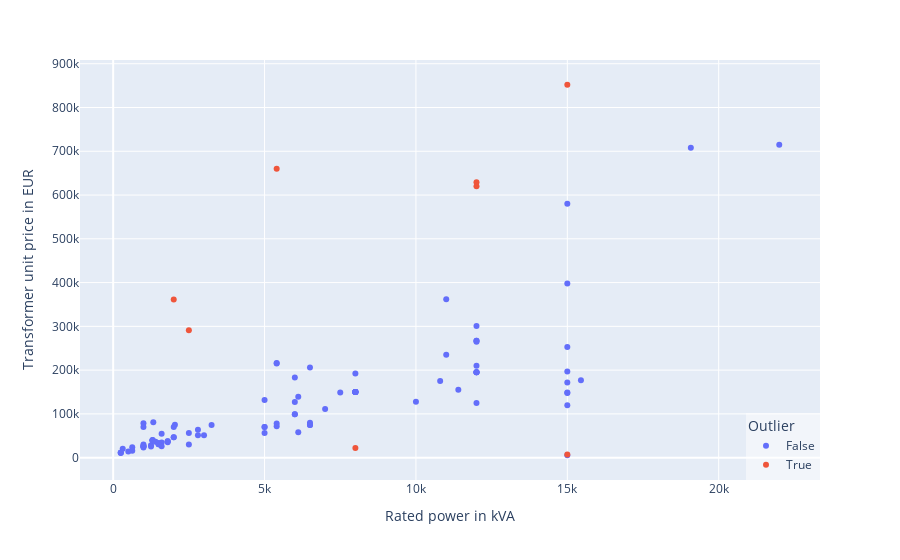

The code cell stored with this chart in its notebook:
### Code cell
fig = px.scatter(
    outlier_df,
    x='Rated power in kVA',
    y='Transformer unit price in EUR',
    color='Outlier',
    hover_data='Project name'
)
# Update the layout to position the legend inside the bottom-right
fig.update_layout(
    legend=dict(
        x=1,              # Position x: Right of the plot (1 is the far right)
        y=0,              # Position y: Bottom of the plot (0 is the bottom)
        xanchor='right',   # Anchor legend's x-position to the right
        yanchor='bottom',  # Anchor legend's y-position to the bottom
        bgcolor='rgba(255, 255, 255, 0.5)'  # Optional: Set a semi-transparent background for the legend
    )
)
fig.show()

### Figure 1 — Plotly figure (JSON) as saved in the notebook; plotly's stock layout.template omitted (floating-point values rounded to 4 significant figures)
{"data": [{"customdata": [["Best1 - USA - ABB - Project Hydrogen Mitshubishi US for Oil Transformers.pdf"], ["Quote Celduc1.00.pdf"], ["Celme_21-Celme1.pdf"], ["Celme_21-Celme1.pdf"], ["QT-20-Hitachi17_Rev-1.pdf"], ["QT-20-Hitachi1_Rev1.pdf"], ["QT-20-Hitachi2_Rev0.pdf"], ["QT-21-Hitachi11_Rev1.pdf"], ["QUOTATION Sonmez4.pdf"], ["QT-21-Hitachi12_Rev1_EN_H4A.pdf"], ["QT-21-Hitachi15_Rev.0.pdf"], ["QT-22-Hitachi10_Rev0.pdf"], ["QT-22-Hitachi10_Rev0.pdf"], ["QT-22-Hitachi10_Rev0.pdf"], ["QT-22-Hitachi16_Rev6.pdf"], ["QT-22-Hitachi20_Rev1.pdf"], [null], ["QT-22-Hitachi21_Rev0.pdf"], ["QT-22-Hitachi5_Rev0_EN_H4A.pdf"], [null], ["RDOSea1A.pdf"], ["RDOSea1A.pdf"], ["RDOSea2C.pdf"], ["RDOSea2C.pdf"], ["RDOSea3A.pdf"], ["2022 08 03 SGB Ang SGB4 R00.pdf"], ["SGB4-Datasheet.pdf"], ["2022 08 03 SGB Ang SGB4 R00.pdf"], ["SGB4-Datasheet.pdf"], ["SGB Ang SGB10 R03_signed.pdf"], ["SGB Ang SGB10 R03.pdf"], ["SGB Ang SGB10 R03_signed.pdf"], ["SGB Ang SGB10 R03_signed.pdf"], ["SGB Ang SGB10 R03.pdf"], ["SGB Ang SGB10 R03_signed.pdf"], ["SGB Ang SGB10 R03_signed.pdf"], ["SGB Off ABB RfQ-284351-0.pdf"], ["SGB Quote SGB3-00-ABB RFQ-237998-0_signedRHE.pdf"], ["SGB Quote SGB6-01-ABB RFQ-240466-0_signed.pdf"], ["SGB Quote SGB8 ABB 274133 R00.pdf"], ["SGB1 offer V2 RFQ-210204 Air liquide.pdf"], ["SGB2_ 26 special transformer 6 MVA 33 kV 04-09-2020.pdf"], ["SGB2_ABB.pdf"], ["SGB5_ABB.pdf"], ["SGB5_ABB.pdf"], ["SGB5_ABB.pdf"], ["QUOTATION Sonmez1.pdf"], [null], ["QUOTATION Sonmez2.pdf"], ["QUOTATION Sonmez2.pdf"], ["QUOTATION Sonmez2.pdf"], ["QUOTATION Sonmez2.pdf"], ["QUOTATION Sonmez3.pdf"], ["QUOTATION Sonmez3.pdf"], ["QT-21-Hitachi11_Rev1.pdf"], ["QUOTATION Sonmez4.pdf"], ["QUOTATION Sonmez5.pdf"], ["QUOTATION Sonmez6.pdf"], ["QUOTATION Sonmez6.pdf"], [null], ["QUOTATION Sonmez7.pdf"], ["QUOTATION Sonmez8.pdf"], ["QUOTATION Sonmez9.rev1.pdf"], ["QUOTATION Sonmez9.rev1.pdf"], ["QN-TMC12_rev.1_Quotation_RFQ-230738-0_OPP-21-4660027, Hydrogenplant NN.pdf"], ["QN-TMC13-rev.1_Quotation_RFQ-255592-0_H2 -Energiefabrik Lübesse for CONVERTOR.pdf"], [null], ["QN-TMC4-Quotation (002).pdf"], ["QN-TMC4-Quotation (002).pdf"], ["QN-TMC6_kommerziell.pdf"], [null], ["QN-TMC7-Quotation.pdf"], ["QN-TMC9-Quotation_RFQ-277276-0_OPP-22-5757363 Arcadia.pdf"], [null], ["OVTrasfor2-1.pdf"], [null], ["OVTrasfor3-2.pdf"], ["OVTrasfor9-2.pdf"], [null], ["OVTrasfor9-2.pdf"], ["QTTrasfor10-4.pdf"], [null], ["QTTrasfor10-4.pdf"], ["QTTrasfor4-1.pdf"], ["QTTrasfor5-2.pdf"], ["QTTrasfor7.pdf"], [null], ["SGB Off ABB RfQ-284351-0.pdf"], [null], ["2022 08 03 SGB Ang SGB4 R00.pdf"], ["SGB4-Datasheet.pdf"], ["2022 08 03 SGB Ang SGB4 R00.pdf"], ["SGB4-Datasheet.pdf"], ["SGB5_ABB.pdf"], ["SGB5_ABB.pdf"], ["SGB5_ABB.pdf"], ["SGB5_ABB.pdf"]], "hovertemplate": "Outlier=False<br>Rated power in kVA=%{x}<br>Transformer unit price in EUR=%{y}<br>Project name=%{customdata[0]}<extra></extra>", "legendgroup": "False", "marker": {"color": "#636efa", "symbol": "circle"}, "mode": "markers", "name": "False", "orientation": "v", "showlegend": true, "type": "scatter", "x": [19080, 11000, 12000, 12000, 5000, 6500, 6000, 12000, 12000, 1000, 2800, 1500, 315, 1800, 1000, 1250, 2500, 1000, 15000, 8000, 5400, 5400, 11000, 22000, 15000, 8000, 8000, 8000, 8000, 1000, 1300, 1300, 1000, 1300, 1300, 1000, 2000, 7000, 12000, 11400, 6500, 6000, 6000, 1800, 1500, 250, 15000, 15000, 1600, 1400, 3000, 630, 12000, 12000, 12000, 12000, 12000, 6113, 2039, 5400, 10800, 5400, 1325, 1000, 15450, 1250, 1600, 630, 500, 2500, 1600, 2800, 15000, 6500, 3250, 6500, 10000, 5000, 2000, 5000, 15000, 15000, 7500, 15000, 15000, 6113, 5000, 2000, 6000, 8000, 8000, 8000, 8000, 1800, 1500, 250, 250], "xaxis": "x", "y": [708000, 235000, 267000, 267000, 56200, 79500, 127000, 195000, 195000, 78750, 63600, 33660, 20490, 35300, 23100, 28240, 29980, 29980, 197000, 192000, 72000, 78000, 362000, 715000, 398000, 150000, 150000, 150000, 150000, 25900, 40000, 40000, 25900, 40000, 40000, 25900, 46700, 111000, 125000, 155000, 206000, 99000, 99000, 37250, 30710, 11340, 580000, 5500, 34500, 36600, 51000, 23500, 265000, 210000, 195000, 195000, 301000, 139000, 75000, 215000, 175000, 216000, 81000, 70000, 176800, 25400, 26000, 15600, 14000, 56400, 54700, 51000, 252600, 74500, 74500, 74500, 128000, 70000, 70000, 70000, 148000, 149000, 149000, 172000, 120000, 57800, 132000, 46700, 183333, 150000, 150000, 150000, 150000, 37250, 30710, 11340, 11340], "yaxis": "y"}, {"customdata": [["QT-21-Hitachi12_Rev1_EN_H4A.pdf"], ["QT-22-Hitachi13_Rev1_EN_H4A.pdf"], ["Burget Price SGB7.pdf"], ["QUOTATION Sonmez5.pdf"], [null], ["QN-TMC11-Quotation_Wärtsilä - Vantaan H2 project - OPP-21-4995847.pdf"], ["QTTrasfor8-2.pdf"], ["SGB4-Datasheet.pdf"]], "hovertemplate": "Outlier=True<br>Rated power in kVA=%{x}<br>Transformer unit price in EUR=%{y}<br>Project name=%{customdata[0]}<extra></extra>", "legendgroup": "True", "marker": {"color": "#EF553B", "symbol": "circle"}, "mode": "markers", "name": "True", "orientation": "v", "showlegend": true, "type": "scatter", "x": [2500, 2000, 12000, 12000, 15000, 15000, 5400, 8000], "xaxis": "x", "y": [291000, 361500, 620000, 629000, 7300, 852000, 660000, 22000], "yaxis": "y"}], "layout": {"legend": {"bgcolor": "rgba(255, 255, 255, 0.5)", "title": {"text": "Outlier"}, "tracegroupgap": 0, "x": 1, "xanchor": "right", "y": 0, "yanchor": "bottom"}, "margin": {"t": 60}, "xaxis": {"anchor": "y", "domain": [0, 1], "title": {"text": "Rated power in kVA"}}, "yaxis": {"anchor": "x", "domain": [0, 1], "title": {"text": "Transformer unit price in EUR"}}}}
